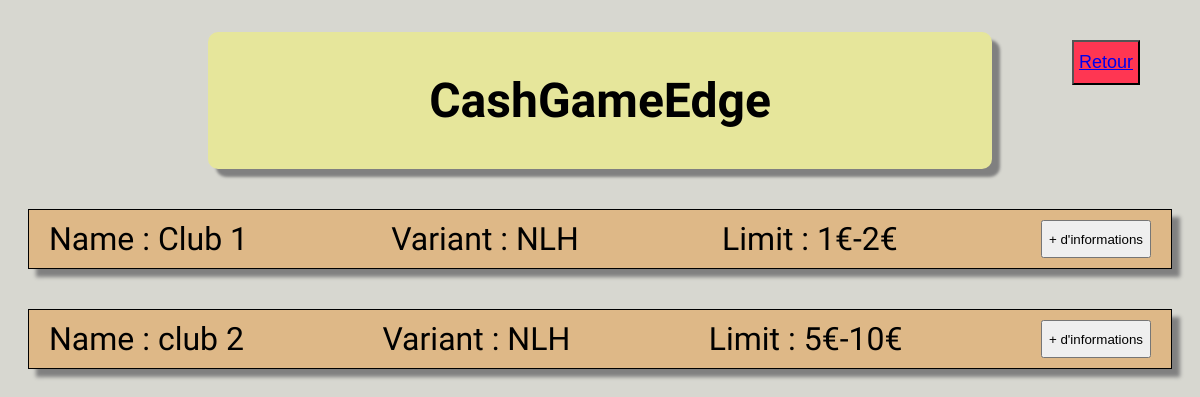
Screenshot of /paris/ with the database file from the repository.
### paris/models.py (models this page shows, shortened)
class ParisEtablissement(models.Model):
    variant_status = [('NLH', 'NLH'),('PLO-4', 'PLO-4'),]
    limit_status = [('1€-2€', '1€-2€'),('2€-4€', '2€-4€'),('5€-5€', '5€-5€'),('5€-10€', '5€-10€'),('10€-20€', '10€-20€'),('20€-40€', '20€-40€')]
    name = models.CharField(max_length=128)
    phone = models.CharField(max_length=128, blank=True, null=True)
    adresse = models.CharField(max_length=128, blank=True, null=True)
    opening_time = models.CharField(max_length=128, blank=True, null=True)
    variant = models.CharField(max_length=128, choices=variant_status)
    limit = models.CharField(max_length=128,choices=limit_status)
    description = models.TextField(max_length=2048, blank=True)
    class Meta:
        verbose_name_plural = "Liste des Clubs"

### paris/views.py (the view)
# urls.py: path("", views.flux_paris, name="paris_flux_paris")
def flux_paris(request):
    etablissements = ParisEtablissement.objects.all()
    return render(request, "paris/paris_flux.html", context={"etablissements": etablissements})

### paris/templates/paris/paris_flux.html
{% extends 'base.html' %}
{% block content %}
    {% for i in etablissements %}
        <div class="display_clubs">
            <div> Name : {{ i.name }}</div>
            <div> Variant : {{ i.variant }}</div>
            <div> Limit : {{ i.limit }}</div>
            <button class="btn_details_clubs" type="button">+ d'informations</button>
        </div>
    {% endfor %}
    <button class="btn_return" type="button"><a href="{% url 'home_page_index' %}">Retour</a></button>
{% endblock %}

### static/css/style.css (style rules this page uses)
body { background-color: rgb(215, 215, 208); font-family: 'Dancing Script', cursive; }

### paris/static/css/paris_flux.css (style rules this page uses)
.display_clubs { display: flex; justify-content: space-between; margin : 40px 20px 0 20px; padding: 10px 20px 10px 20px; border: 1px solid black; font-size: xx-large; box-shadow: 8px 8px 4px gray; background-color: burlywood; }
.btn_return { position: absolute; top: 5%; right:5%; padding: 10px 5px 10px 5px; cursor: pointer; background: #ff3652; color: #fff; font-size: 18px; }

### rows the page displays
ParisEtablissement: name "Club 1", variant "NLH", limit "1€-2€"
ParisEtablissement: name "club 2", variant "NLH", limit "5€-10€"
